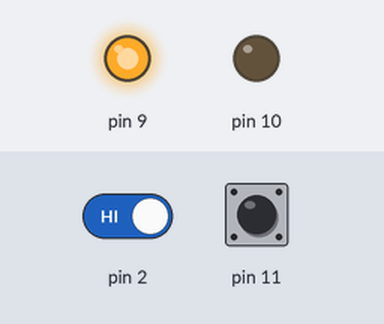
The sketch below on a simulated Arduino Uno, built with avr-gcc and run on an emulated ATmega328P. Shown: output pins drawn as LEDs (lit = HIGH). The test bench sets the inputs (shaded band); at power-on: pin 2 HIGH, pin 11 HIGH.

Above: at 1.2 s.
1.3 s: pin 2 driven LOW
At 2.2 s:
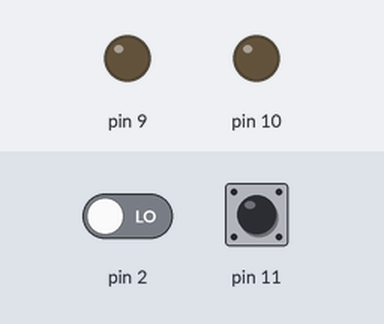
2.8 s: pin 11 pulled LOW for 0.15 s
At 2.88 s:
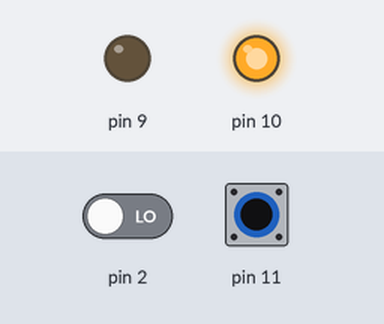
4.4 s: pin 11 pulled LOW for 3.2 s
At 8.4 s:
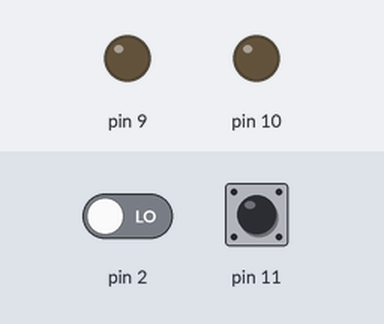
9.1 s: pin 2 driven HIGH
At 10.6 s:
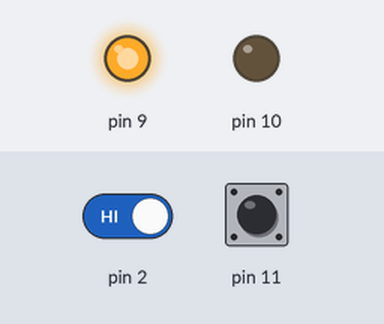
Timing chart, 0 to 11.6 s (numbered marks = the images above; inputs shaded):
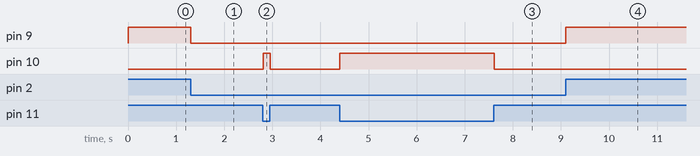

The sketch:

Sensor_del_tacto_STEVE_.ino
```cpp
// (licence header left out)
int valor=0;
int dolor=0;
void setup() {
Serial.begin(9600);
pinMode(9,OUTPUT);
pinMode(10,OUTPUT);

pinMode(11, INPUT_PULLUP);
pinMode(2, INPUT);
}

void loop() {

dolor=digitalRead(11);

valor=digitalRead(2);
if((valor==0) && (dolor==1)) {
  digitalWrite(9,LOW);
  digitalWrite(10,LOW);
}
if((valor==1) && (dolor==1)) {
  digitalWrite(9,HIGH);
  digitalWrite(10,LOW);
}
if(dolor==0) {
  digitalWrite(9,LOW);
  digitalWrite(10,HIGH);
}
delay(10);
}
```

Measured:
- after the input at 1.3 s, pin 9: HIGH → LOW at once
- after the input at 2.8 s, pin 10: LOW → HIGH at once, → LOW 0.15 s later
- after the input at 4.4 s, pin 10: LOW → HIGH at once, → LOW 3.2 s later
- after the input at 9.1 s, pin 9: LOW → HIGH at once
